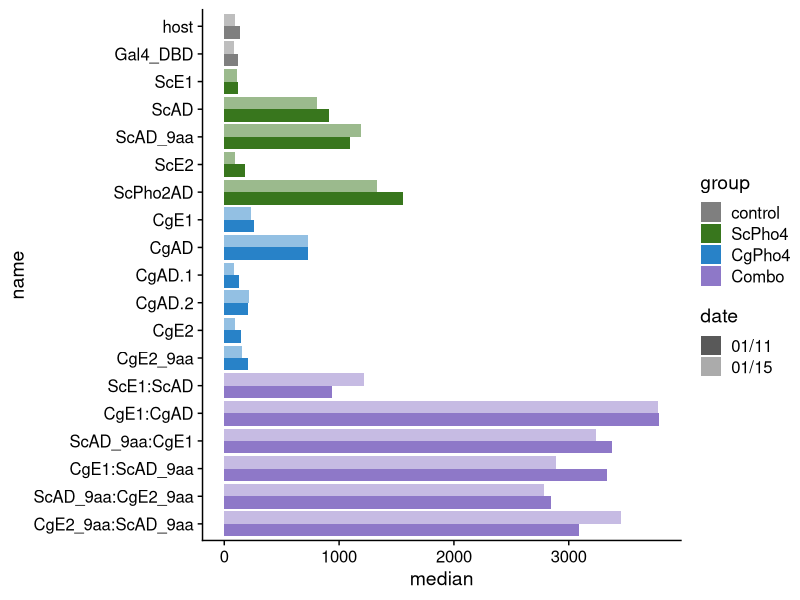
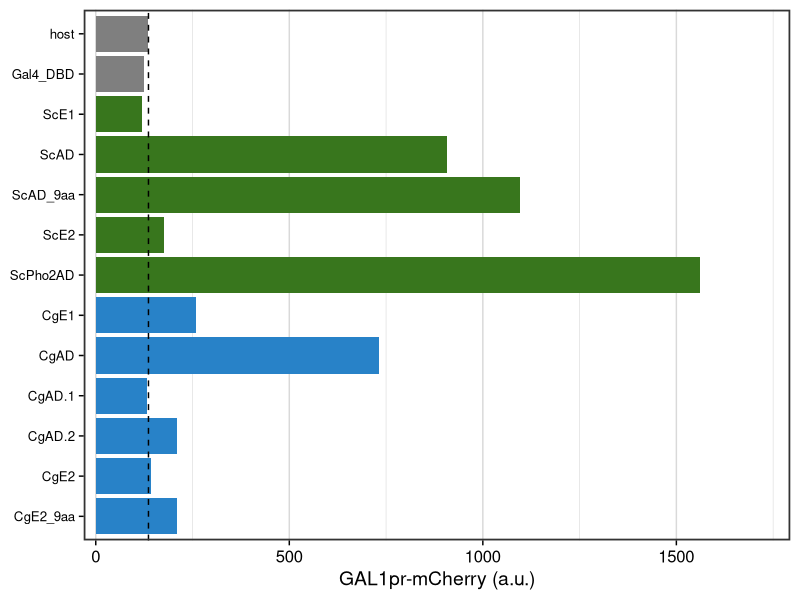
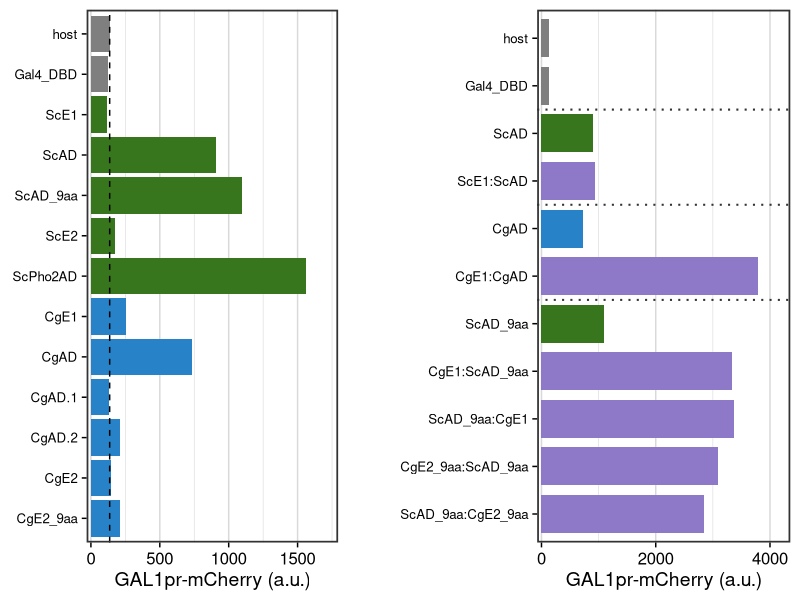
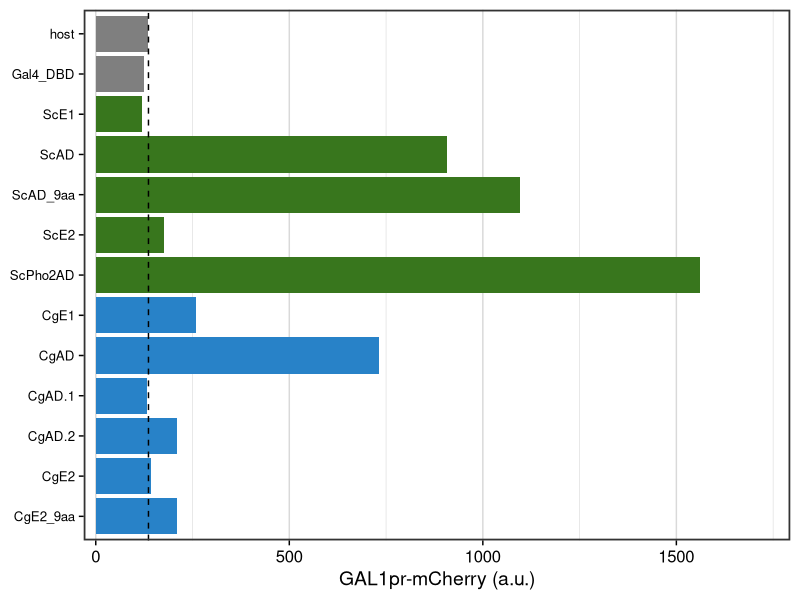
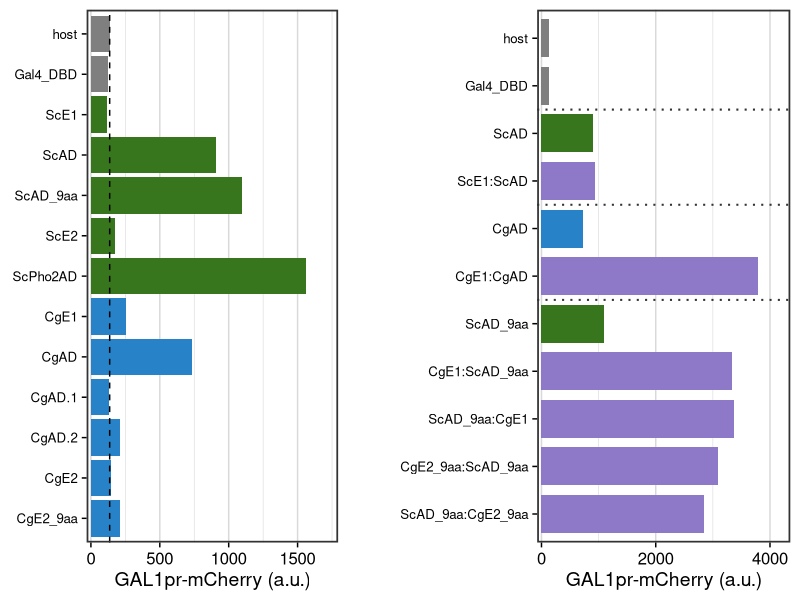

Here is the R script that generated these plots, in order:
## ---- chunk 1
require(tidyverse)
require(cowplot)
require(broom)
set.seed(12345)
old <- theme_set(theme_cowplot())
## ---- chunk 2
sample <- read_tsv("../input/20240111-sample-list.txt", col_types = "cc", na = character()) %>% 
  mutate(name = fct_inorder(name), group = fct_inorder(group))
day1 <- read_csv("../input/20240111-Y1H-test-activation-potential-day1.csv") %>% 
  separate(sample, into = c("plasmid", "host", "rep")) %>% 
  left_join(sample, by = "plasmid") %>% 
  filter(!(plasmid == "NA" & host %in% c("blank", "549")))
day2 <- read_csv("../input/20240115-Y1H-test-activation-potential-day2.csv") %>% 
  separate(sample, into = c("plasmid", "host", "rep")) %>% 
  left_join(sample, by = "plasmid") %>% 
  filter(!(plasmid == "NA" & host %in% c("blank", "549")))
dat1 <- filter(day1, parameter == "GAL1pr-mCherry-H") %>% select(-parameter)
dat2 <- filter(day2, parameter == "GAL1pr-mCherry-H") %>% select(-parameter)
dat <- bind_rows(list("01/11" = dat1, "01/15" = dat2), .id = "date")
## ---- chunk 3
grp.colors <- c("control" = "gray50", 
                "ScPho4" = rgb(56, 118, 29, maxColorValue = 255), 
                "CgPho4" = rgb(40, 130, 200, maxColorValue = 255),
                "Combo" = rgb(142, 120, 200, maxColorValue = 255))
pd <- position_dodge(0.9)
p0 <- dat %>% 
  filter(name != "Gal4") %>% 
  ggplot(aes(x = name, y = median, group = date)) +
  geom_bar(aes(fill = group, alpha = date), stat = "summary", fun = "mean",
           position = pd) +
  stat_summary(fun.data = "mean_sdl", fun.args = list(mult = 1), 
               geom = "errorbar", width = 0.5, position = pd) +
  coord_flip() + 
  scale_x_discrete(limits = rev) +
  scale_alpha_manual(values = c(1, 0.5)) +
  scale_fill_manual(values = grp.colors)
p0
## ---- chunk 4
base <- dat1 %>% filter(name %in% c("host", "Gal4DBD")) %>% pull(median) %>% mean()
tmp <- dat1 %>% filter(name != "Gal4", group != "Combo")
p1 <- tmp %>% 
  ggplot(aes(x = name, y = median)) +
  stat_summary(fun.data = "mean_sdl", fun.args = list(mult = 1), 
               geom = "errorbar", width = 0.5) +
  geom_bar(aes(fill = group), stat = "summary", fun = "mean") +
  geom_hline(yintercept = base, linetype = 2) +
  coord_flip() + 
  scale_x_discrete(limits = rev) +
  scale_y_continuous(expand = expansion(mult = c(0.02, 0.15))) +
  scale_fill_manual(values = grp.colors, guide = "none") +
  panel_border(color = "gray20", size = 1.2) + 
  background_grid(major = "x", minor = "x") + 
  xlab(NULL) + ylab("GAL1pr-mCherry (a.u.)") +
  theme(
    axis.line = element_blank(),
    axis.text.y = element_text(size = rel(0.8))
  )
  
p1
ggsave("../output/20240402-single-region-Gal4DBD.png", width = 4, height = 3.8)
## ---- chunk 5
tmp1 <- mutate(tmp, name = fct_recode(name, bg = "host", bg = "Gal4_DBD")) %>% 
  droplevels()
lm <- lm(median ~ name, data = tmp1)
lm.res <- summary(lm)$coef
# remove the intercept term and standard error, which is the same for all levels
lm.res <- lm.res[-1,] %>% as.data.frame() %>% 
  rownames_to_column(var = "Region") %>% 
  mutate(
    Region = gsub("name", "", Region),
    P.adj = p.adjust(`Pr(>|t|)`, method = "holm"),
    Sig = cut(P.adj, breaks = c(0, 0.001, 0.01, 0.05, 0.1, 1),
              labels = c("***", "**", "*", ".", " "))
  )
print(lm.res[, -3], digits = 3)
## ---- chunk 6
#base <- dat1 %>% filter(name %in% c("host", "Gal4DBD")) %>% pull(median) %>% mean()
select <- c("host", "Gal4_DBD", "ScAD", "ScE1:ScAD", "CgAD", "CgE1:CgAD", 
            "ScAD_9aa", "CgE1:ScAD_9aa", "ScAD_9aa:CgE1",
            "CgE2_9aa:ScAD_9aa", "ScAD_9aa:CgE2_9aa"
            )
tmp <- dat1 %>% filter(name %in% select) %>% droplevels() %>% 
  mutate(name = factor(name, levels = select))
p2 <- tmp %>% 
  ggplot(aes(x = name, y = median)) +
  stat_summary(fun.data = "mean_sdl", fun.args = list(mult = 1), 
               geom = "errorbar", width = 0.5) +
  geom_bar(aes(fill = group), stat = "summary", fun = "mean", width = 0.8) +
  #geom_hline(yintercept = base, linetype = 2) +
  geom_vline(xintercept = c(5.5, 7.5, 9.5),
             linetype = 3, linewidth = 0.7, color = "gray20") +
  coord_flip() + 
  scale_x_discrete(limits = rev) +
  scale_y_continuous(breaks = c(0, 2000, 4000),
                     expand = expansion(mult = c(0.02, 0.15))) +
  scale_fill_manual(values = grp.colors, guide = "none") +
  panel_border(color = "gray20", size = 1.2) + 
  background_grid(major = "x", minor = "x") + 
  xlab(NULL) + ylab("GAL1pr-mCherry (a.u.)") +
  theme(
    axis.line = element_blank(),
    axis.text.y = element_text(size = rel(0.8))
  )
  
#p2
p <- plot_grid(p1, NULL, p2, nrow = 1, rel_widths = c(1, 0.1, 1.2))
p
ggsave("../output/20240402-booster-region-Gal4DBD.png", width = 7, height = 3.6)

## ---- chunk 7
# ScE1 on ScAD
x <- dat1$median[dat1$name == "ScE1:ScAD"]
y <- dat1$median[dat1$name == "ScAD"]
test1 <- t.test(x, y) 

# CgE1 on CgAD
x <- dat1$median[dat1$name == "CgE1:CgAD"]
y <- dat1$median[dat1$name == "CgAD"]
test2 <- t.test(x, y)

# Different combination on ScAD_9aa
subset <- select[7:length(select)]
tmp1 <- dat1 %>% filter(name %in% subset) %>% droplevels() %>% 
  mutate(name = factor(name, levels = subset))
lm <- lm(median ~ name, data = tmp1)
lm.res <- summary(lm)$coef[-1,] # remove intercept term (=ScAD_9aa mean)
# extract the name and p-values (raw)
p.values <- tibble(
  region = rownames(lm.res),
  rawP = lm.res[, "Pr(>|t|)"]
) %>% 
  add_row(region = "ScE1:ScAD", rawP = test1$p.value) %>% 
  add_row(region = "CgE1:CgAD", rawP = test2$p.value) %>% 
  mutate(
    P.adj = p.adjust(rawP, method = "holm"),
    Sig = cut(P.adj, breaks = c(0, 0.001, 0.01, 0.05, 0.1, 1),
              labels = c("***", "**", "*", ".", " "))
  )

p.values
## ---- chunk 8
contr_mat <- matrix(c(0, 0, -1, 1, rep(0, 7),
                      0, 0, 0, 0, -1, 1, rep(0, 5),
                      rep(0, 6), -1, 1, 0, 0, 0,
                      rep(0, 6), -1, 0, 1, 0, 0,
                      rep(0, 6), -1, 0, 0, 1, 0,
                      rep(0, 6), -1, 0, 0, 0, 1),
                    nrow = 6, byrow = TRUE)
rownames(contr_mat) <- p.values$region

lm <- lm(median ~ name, data = tmp, 
         contrasts = list(name = MASS::ginv(contr_mat)))
summary(lm)
